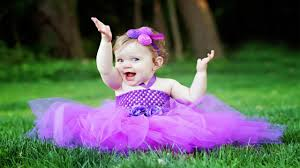
#> input picture img.baby.jpg, 300 x 168 px
$ python main1.py
#> lines starting #> are read from the running program, lines starting #| are printed output that depends on the picture
from matplotlib import pyplot as plt
import matplotlib.image as mpimg

img = mpimg.imread('img.baby.jpg')
#> img is the input picture: shape (168, 300, 3); mean R, G, B 93.7, 97.8, 94.9

R, G, B = img[:, :, 0], img[:, :, 1], img[:, :, 2]
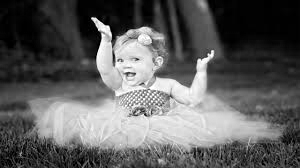
#> R: shape (168, 300); min 0, max 255, mean 93.7
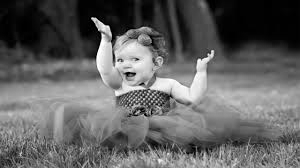
#> G: shape (168, 300); min 0, max 255, mean 97.8
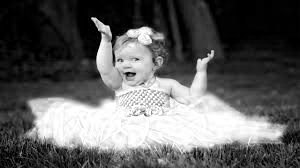
#> B: shape (168, 300); min 0, max 255, mean 94.9
imgGray = 0.333 * R + 0.333 * G + 0.333 * B
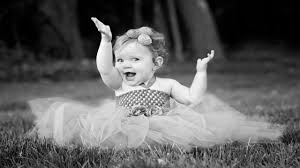
#> imgGray: shape (168, 300) float64; min 0, max 253.4, mean 95.4
plt.imshow(imgGray, cmap = 'gray')
plt.show()

$ run again, with butterfly.jpg copied over img.baby.jpg
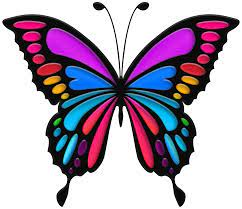
#> input picture butterfly.jpg, 242 x 209 px
#> img is the input picture: shape (209, 242, 3); mean R, G, B 174.9, 162.3, 179.8
#> `R, G, B = img[:, :, 0], img[:, :, 1], img[:, :, 2]`:
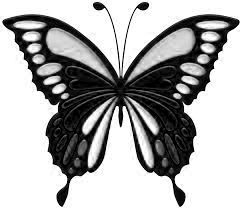
#> R: shape (209, 242); min 0, max 255, mean 174.9
#> `imgGray = 0.333 * R + 0.333 * G + 0.333 * B`:
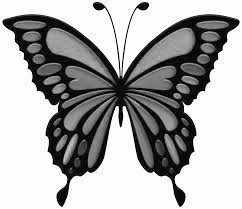
#> imgGray: shape (209, 242) float64; min 0, max 254.7, mean 172.1

$ run again, with fruits.jpg copied over img.baby.jpg
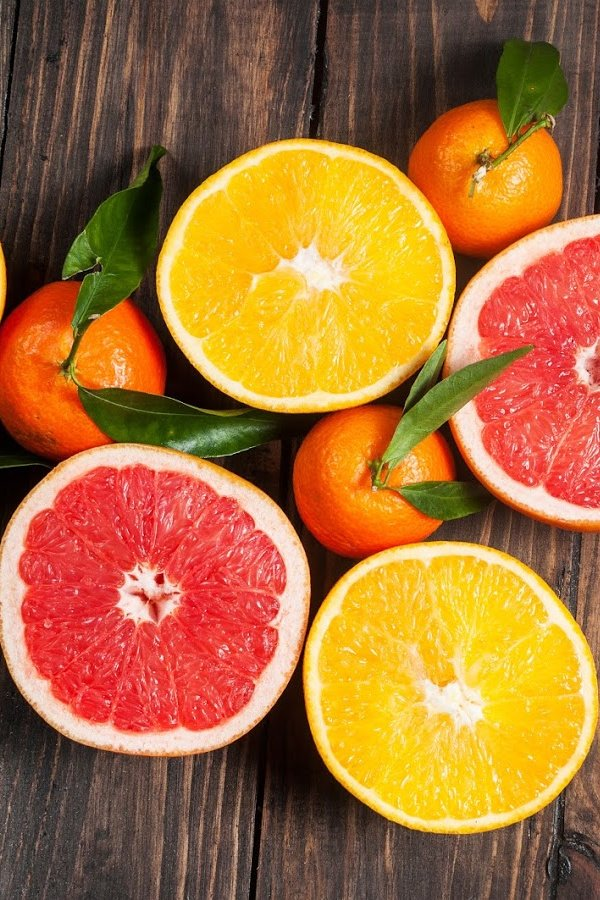
#> input picture fruits.jpg, 600 x 900 px
#> img is the input picture: shape (900, 600, 3); mean R, G, B 167.6, 111.6, 57
#> `R, G, B = img[:, :, 0], img[:, :, 1], img[:, :, 2]`:
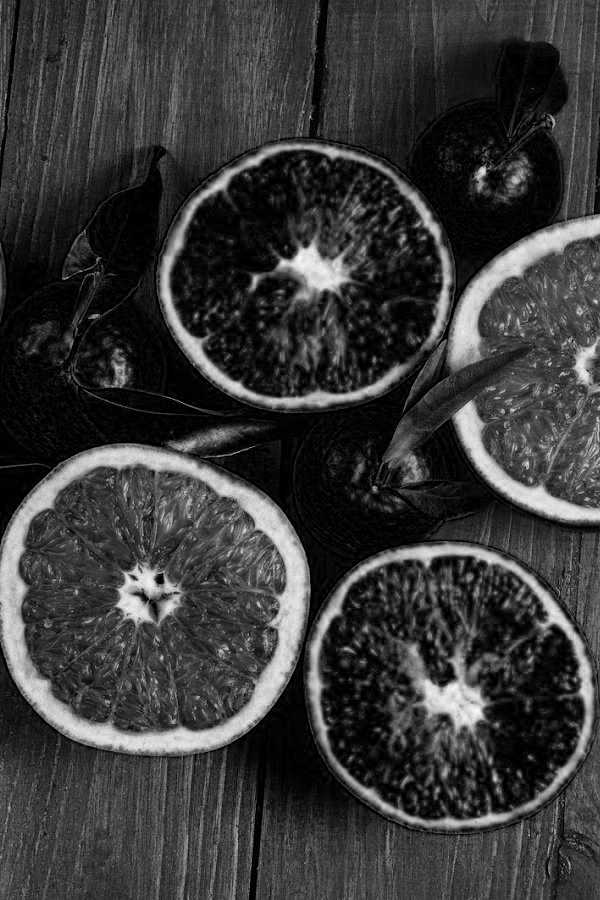
#> B: shape (900, 600); min 0, max 249, mean 57
#> `imgGray = 0.333 * R + 0.333 * G + 0.333 * B`:
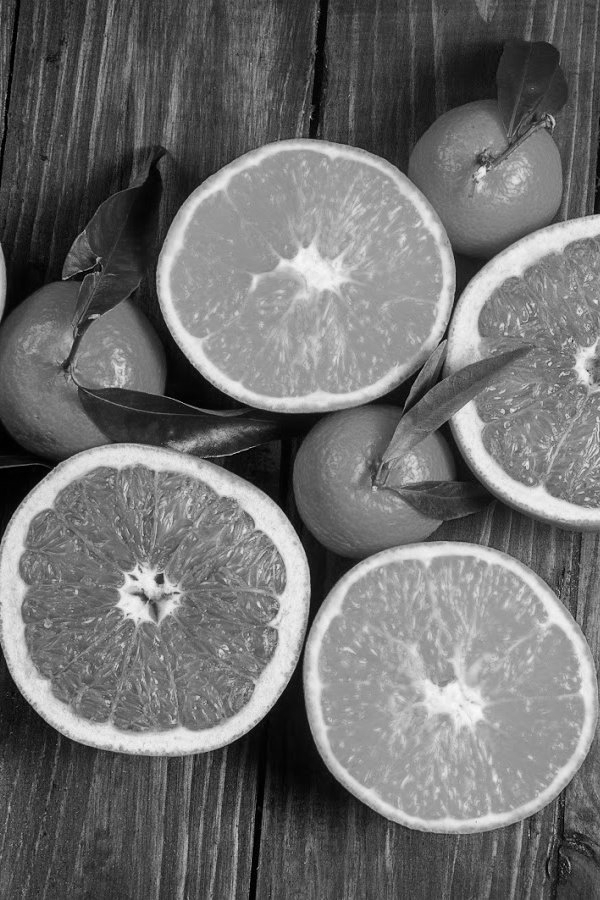
#> imgGray: shape (900, 600) float64; min 0, max 251.4, mean 111.9

$ run again, with girl.jpg copied over img.baby.jpg
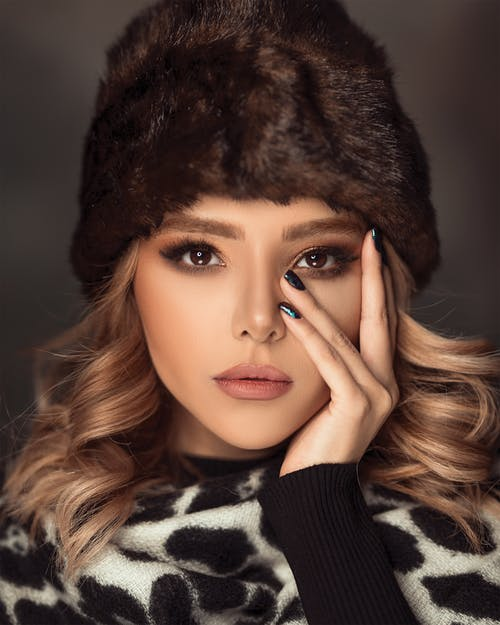
#> input picture girl.jpg, 500 x 625 px
#> img is the input picture: shape (625, 500, 3); mean R, G, B 88.1, 65.2, 55.9
#> `R, G, B = img[:, :, 0], img[:, :, 1], img[:, :, 2]`:
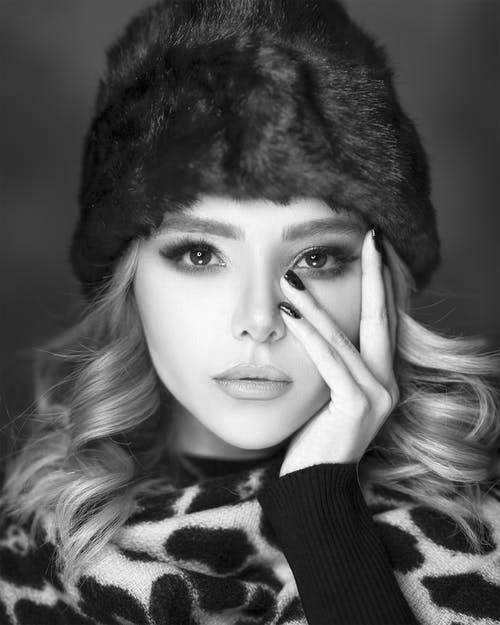
#> R: shape (625, 500); min 0, max 255, mean 88.1
#> `R, G, B = img[:, :, 0], img[:, :, 1], img[:, :, 2]`:
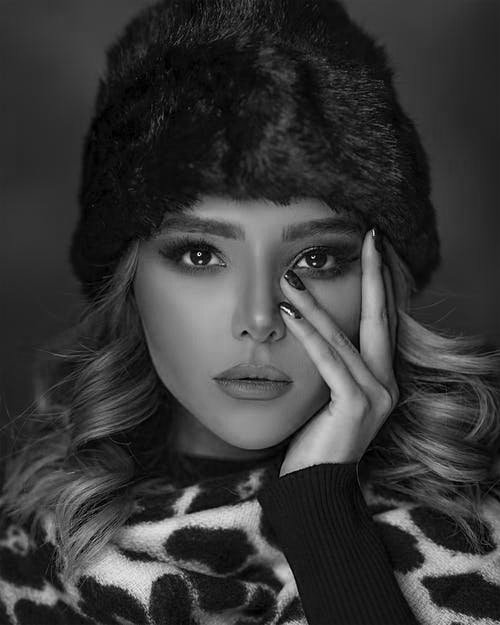
#> B: shape (625, 500); min 0, max 255, mean 55.9
